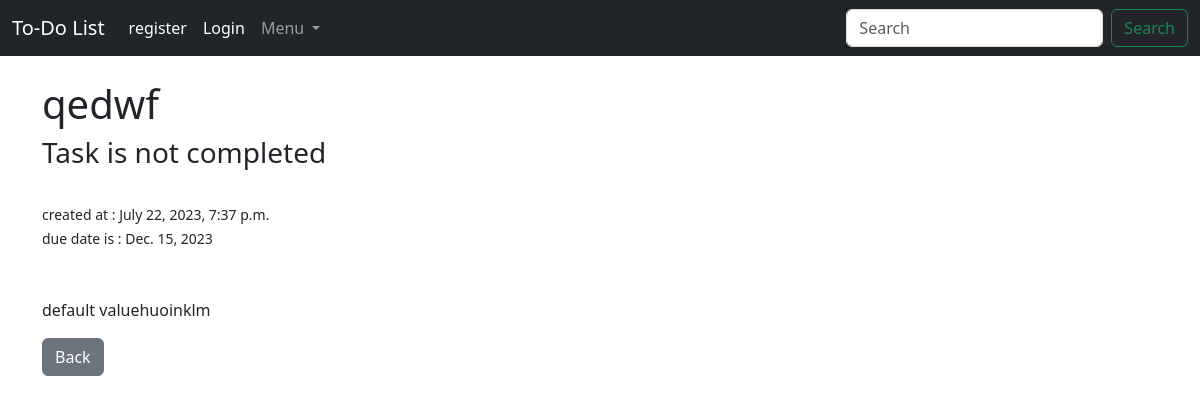
The page /task/1 on the database as committed earlier.
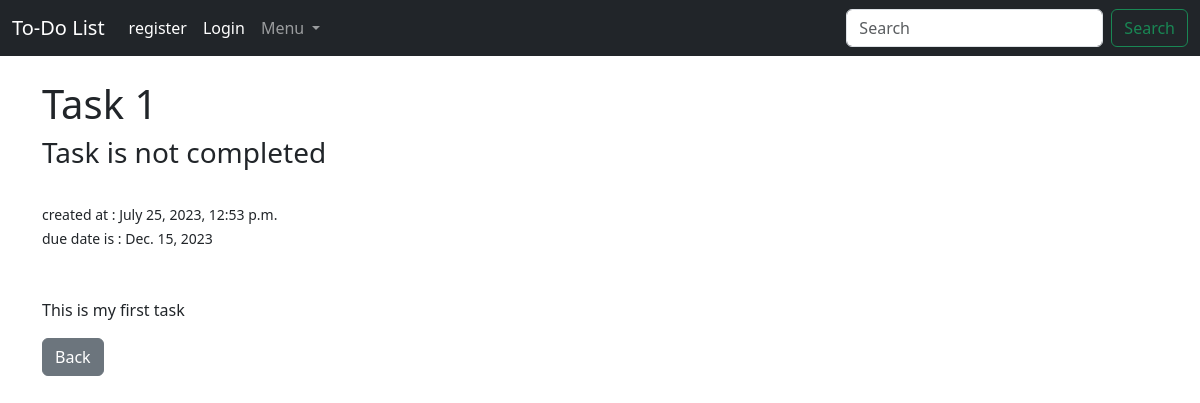
The same page on the database as committed later.
### page/models.py (models this page shows, shortened)
class Tasks(models.Model):
    user = models.ForeignKey(User, on_delete=models.CASCADE, null=True, default=None)
    title = models.CharField(max_length=250)
    completed = models.BooleanField(default=False)
    created_at = models.DateTimeField(auto_now_add=True)
    title_tag = models.ForeignKey(
        Category, on_delete=models.CASCADE, null=True, default=None
    )
    due_date = models.DateField(default=None, null=True, blank=True)
    info = models.TextField(default=None, null=True, blank=True)

### page/views.py (the view)
# urls.py: path("task/<int:pk>", TaskView.as_view(), name="each_task"),
class TaskView(DetailView):
    model = Tasks
    template_name = "each_task.html"

### page/templates/each_task.html (shortened to what this page needs)
{% extends 'base.html' %}
{% block content %}
<h1>{{ object.title }}</h1>
<h3>
    {% if object.completed %}
        Task is completed
    {% else %}
        Task is not completed
    {% endif %}
</h3>
<br/>
<small>
    created at : {{ object.created_at }}<br/>
    due date is : {{ object.due_date }}<br/>
</small>
<br/><br/>
<p>
    {{ object.info }}
</p>
<a href="{% url 'home' %}" class="btn btn-secondary">Back</a>
{% endblock %}

Rows that differ between the two databases and show on the page:
changed Tasks: title "qedwf" → "Task 1"; created_at "July 22, 2023, 7:37 p.m." → "July 25, 2023, 12:53 p.m."; info "default valuehuoinklm" → "This is my first task"
